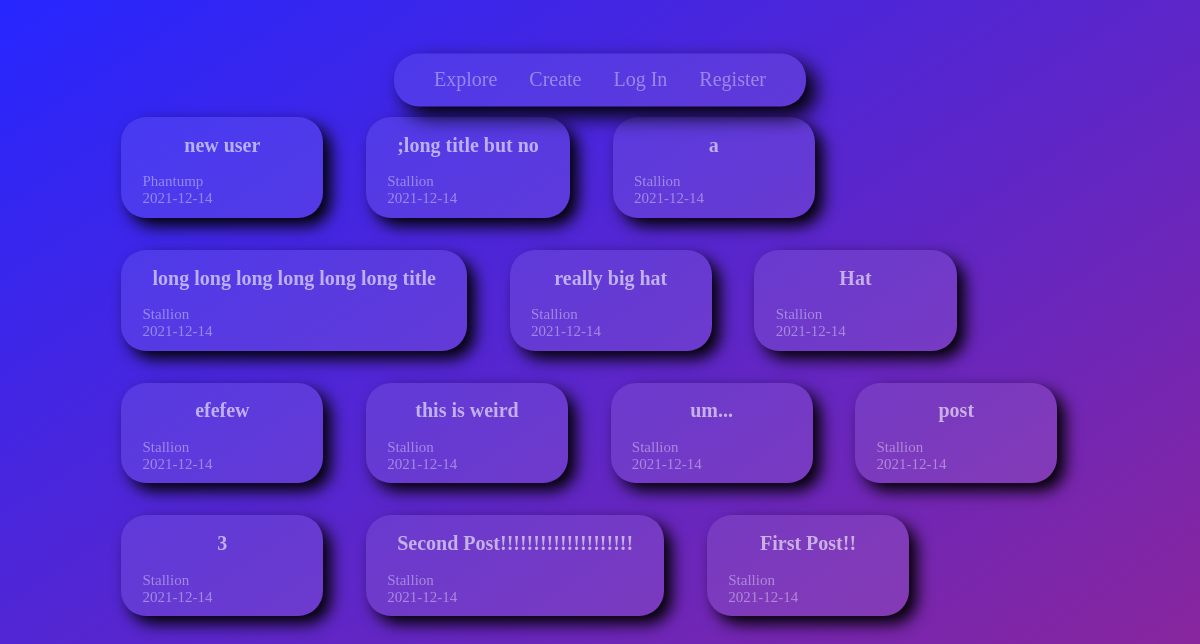
The app's page /, older data.
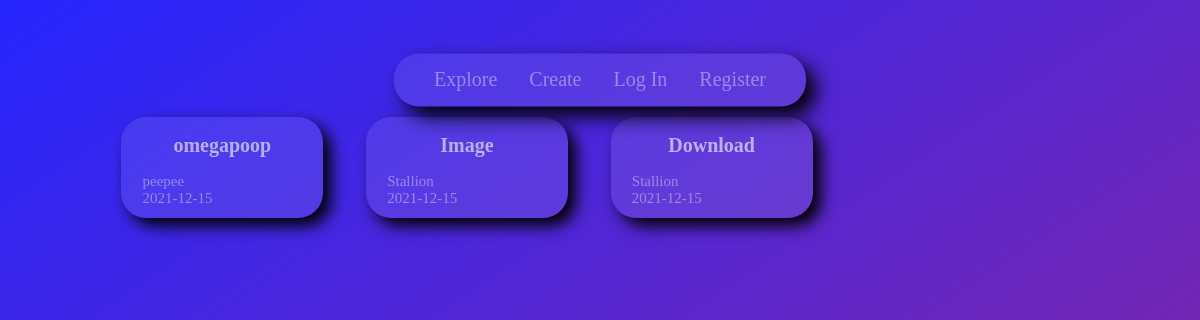
The same page, newer data.
### tables this page shows
CREATE TABLE post (
  id INTEGER PRIMARY KEY AUTOINCREMENT,
  author_id INTEGER NOT NULL,
  created TIMESTAMP NOT NULL DEFAULT CURRENT_TIMESTAMP,
  title TEXT NOT NULL,
  body TEXT NOT NULL,
  file TEXT,
  FOREIGN KEY (author_id) REFERENCES user (id)
);

CREATE TABLE user (
  id INTEGER PRIMARY KEY AUTOINCREMENT,
  username TEXT UNIQUE NOT NULL,
  password TEXT NOT NULL,
  first TEXT NOT NULL,
  last TEXT NOT NULL

);

### app/blog.py (the view)
@bp.route("/")
def index():
    db = get_db()
    query = """SELECT post.id, title, body, created, author_id, username
            FROM post JOIN user ON post.author_id = user.id
            ORDER BY created DESC"""
    posts = db.execute(query).fetchall() # will be a list of all Rows
    return render_template("blog/index.html", posts=posts)

### app/auth.py (called while the page is built)
@bp.before_app_request
def load_logged_in_user():
    user_id = session.get("user_id")
    if user_id is None:
        g.user = None
    else:
        g.user = get_db().execute("SELECT * FROM user WHERE id = ?", (user_id,)).fetchone()

### app/db.py (called while the page is built)
def get_db():
    if "db" not in g: # see if the db is loaded into the g namespace to use
        g.db = sqlite3.connect(
            current_app.config["DATABASE"], detect_types=sqlite3.PARSE_DECLTYPES
        )
        g.db.row_factory = sqlite3.Row
    return g.db

### app/templates/blog/index.html (shortened to what this page needs)
{% extends 'base.html' %}
{% block content %}
<link rel="stylesheet" href="{{ url_for('static',filename ='view_style.css') }}">
<ul class="group">
  {% for post in posts %}
    <li class="post">
      <header>
        <div>
          <h1><a href="{{ url_for('blog.view', id=post['id']) }}">{{ post['title'] }}</a></h1>
           <div><p>{{ post['username'] }}</p></div>
          <div><p>{{ post['created'].strftime('%Y-%m-%d') }}</p></div>
        </div>
      </header>
    </li>
    {% endfor %}
</ul>
    {% endblock %}

### app/templates/base.html (shortened to what this page needs)
<link rel="stylesheet" href="{{ url_for('static', filename='style.css') }}">
<div class="topnav">
    {% if g.user %}
      <a href="{{ url_for('blog.profile') }}"> {{ g.user['username'] }}</a>
      <a href="{{ url_for('auth.logout') }}">Log Out</a>
    {% else %}
      <a href="{{ url_for('auth.register') }}">Register</a>
      <a href="{{ url_for('auth.login') }}">Log In</a>
        {% endif %}
    <a href="{{ url_for('blog.create') }}">Create</a>
    <a href="{{ url_for('blog.index') }}">Explore</a>
</div>
<section class="content">
    {% block content %}{% endblock %}
</section>

### app/static/style.css (style rules this page uses)
.topnav { overflow: hidden; box-shadow: 10px 10px 20px; border-radius: 25px; background-color: #ffffff17; backdrop-fiter: blur(12px); position: fixed; top: 10%; left: 50%; transform: translate(-50%, -50%); padding-left: 2%; padding-right: 2%; padding-bottom: 0%; }
.topnav a { float: right; display: block; color: ebf4ff; text-align: center; padding: 14px 16px; text-decoration: none; font-size: 12px; font-family: "Sans-serif", Verdana; text-align: center; color: rgba(256, 256, 256, 0.4); font-size: 20px; margin-bottom: 2px; transition-duration: 0.4s; }

### app/static/view_style.css (style rules this page uses)
.group { display: flex; flex-flow: row wrap; padding-top: 8%; margin-left: 5%; margin-right: 3%; list-style: none; }
.post { box-shadow: 8px 8px 16px ; border-radius: 25px; background-color: #ffffff17; backdrop-fiter: blur(12px); padding-left: 2%; padding-right: 2%; padding-bottom: 1%; margin-top: 2%; margin-left: 2%; margin-right: 2%; margin-bottom: 1%; min-width: 15%; min-height: 10%; }
a { font-family: "Sans-serif", Verdana; text-align: center; color: rgba(256, 256, 256, 0.6); font-size: 20px; margin-bottom: 2px; transition-duration: 0.4s; text-decoration: none; }
p { font-family: "Sans-serif", Verdana; text-align: left; color: rgba(256, 256, 256, 0.4); font-size: 15px; transition-duration: 0.4s; margin: 0; text-decoration: none; }
h1 { font-family: "Sans-serif", Verdana; text-align: center; color: rgba(256, 256, 256, 0.5); font-size: 20px; padding-left: min(10px); padding-right: min(10px); }

Row changes from the older to the newer data that the page shows:
removed post: title "new user", username "Phantump", created "2021-12-14"
removed post: title ";long title but no", username "Stallion", created "2021-12-14"
removed post: title "a", username "Stallion", created "2021-12-14"
removed post: title "long long long long long long title", username "Stallion", created "2021-12-14"
removed post: title "really big hat", username "Stallion", created "2021-12-14"
removed post: title "Hat", username "Stallion", created "2021-12-14"
removed post: title "efefew", username "Stallion", created "2021-12-14"
removed post: title "this is weird", username "Stallion", created "2021-12-14"
removed post: title "um...", username "Stallion", created "2021-12-14"
removed post: title "post", username "Stallion", created "2021-12-14"
removed post: title "3", username "Stallion", created "2021-12-14"
removed post: title "Second Post!!!!!!!!!!!!!!!!!!!!", username "Stallion", created "2021-12-14"
removed post: title "First Post!!", username "Stallion", created "2021-12-14"
added post: title "omegapoop", username "peepee", created "2021-12-15"
added post: title "Image", username "Stallion", created "2021-12-15"
added post: title "Download", username "Stallion", created "2021-12-15"
